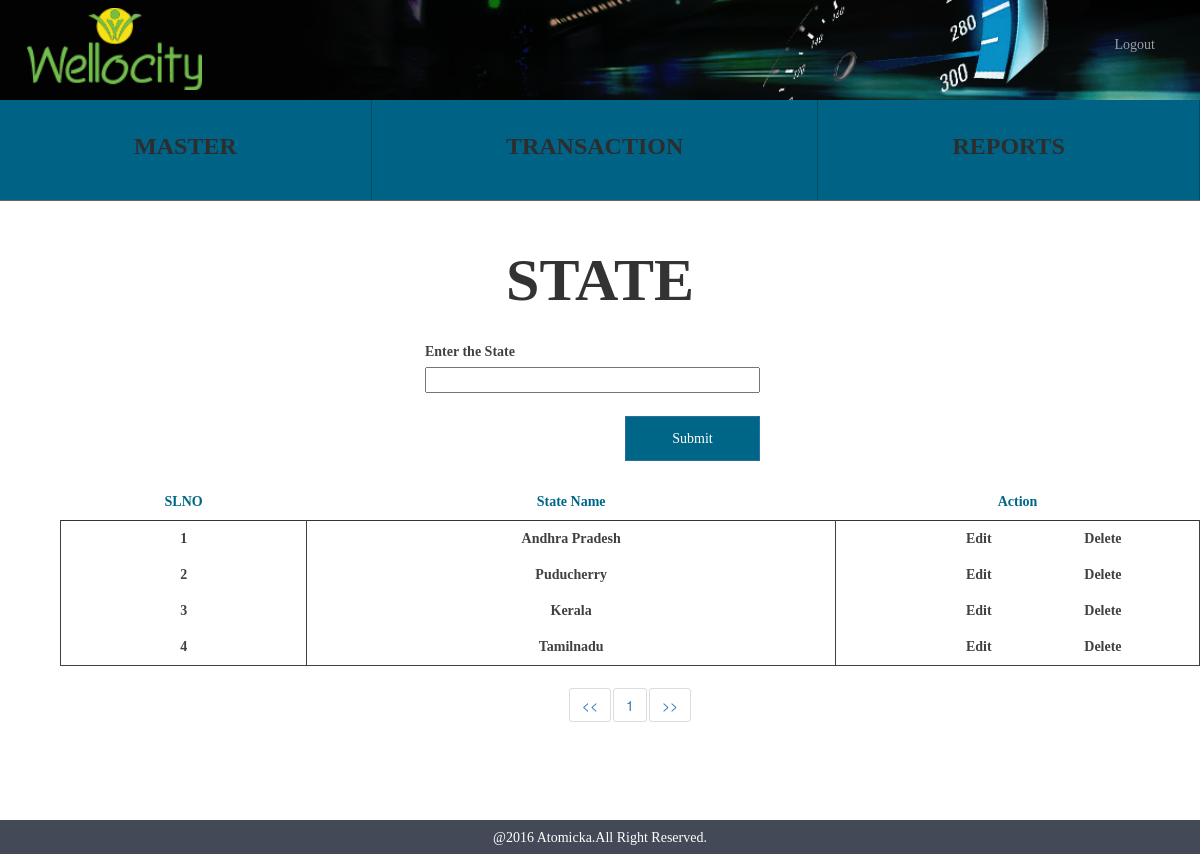
Page /state.php (signed in) on the committed database.
### tables this page shows
CREATE TABLE IF NOT EXISTS `wc_states` (
  `states_id` int(10) NOT NULL AUTO_INCREMENT,
  `states_name` varchar(150) NOT NULL,
  `states_status` tinyint(1) NOT NULL,
  `states_createddate` timestamp NOT NULL DEFAULT CURRENT_TIMESTAMP,
  PRIMARY KEY (`states_id`)
);

### functions/states_function.php (called while the page is built, shortened)
<?php
 	class statesFunction {
		public function statesSelect(){
			$res = mysql_query("select * from wc_states where states_status='1' ORDER BY states_id DESC")or die(mysql_error());
			return $res;
		}
	}
?>

### state.php (the view, shortened to what this page needs)
<?php require_once "session.php";
	  require_once 'header.php';
	  require_once 'functions/states_function.php';
	  $statesFunction = new statesFunction();
?>
		<div class="container align_center align_height">
			<span class="sports">STATE</span>
		</div>
		<div class="container align_margin">
			<div class="col-md-8">
				<div class="col-md-6"></div>
				<div class="col-md-6 align_margin">
					<form name="states_form" id="state_form">
						<div class="align_margin">
							<label>Enter the State</label><br>
							<input type="text" class="statesname" name="states_name" data-validation-error-msg="Please Enter the State" data-validation="required">
						</div>
						<input type="submit" class="btn btn-primary align_right clear add_states_act" name="states" value="Submit">
					</form>
				</div>
				<div class="container  table-position">
				  <table class="table state_table">
				    <thead>
				      <tr class="row_color">
				        <th class="align_center">SLNO</th>
				        <th class="align_center">State Name</th>
				        <th class="align_center">Action</th>
				      </tr>
				    </thead>
				    <tbody>
				     <?php
                        $query = $statesFunction->statesSelect();
                        $i=1;
                        while ($row = mysql_fetch_array($query)) {
                            ?>
                            <tr class="align_center delete_color">
						        <td class="t_s_id"><?php echo  $i;?></td>
						        <td class="t_states_name"><?php echo $row['states_name']; ?></td>
						        <td>
						        	<span class="edit_state" onclick="editfunction(<?php echo $row['states_id'] ?>)">Edit</span>
						        	<span class="delete_state" data-value="<?php echo $row['states_id'] ?>">Delete</span>
						        </td>
					        </tr>
                     <?php $i++;  } ?>
				    </tbody>
				  </table>
				</div>
			</div>
		</div>
<?php require_once "footer.php" ?>

### css/style.css (style rules this page uses)
.align_center { text-align: center; }
.align_right { float: right; }
.sports { font-size: 60px; font-weight: bold; position: relative; font-family: Montserrat; }
.statesname,.sportsname,.edit_states_name { width: 100%; }
.align_margin { margin-bottom:23px; }
.align_height { line-height: 2; }
.row_color { color: #006687; font-family: Montserrat; }
.delete_color { color: #414141; font-weight: bold; font-family: Montserrat; }
.clear { background-color: #006687 !important; color: #fff !important; height: 45px; width: 135px; border-radius: 0 !important; font-weight: bold; font-family: Montserrat; margin-right: 0px; }
.table > thead > tr > th, .table > tbody > tr > th, .table > tfoot > tr > th, .table > thead > tr > td, .table > tbody > tr > td, .table > tfoot > tr > td { border-top: 0 !important; }
.table > thead > tr > th { border-bottom: 1px !important; }
.table > tbody { border:1px solid !important; }
.table > tbody td { border:1px solid; border-bottom: 0 !important }
.table > thead { border-bottom: 1px solid; }
.table > tbody tr:last-child { border-bottom: 1px solid !important; }
.edit_state,.edit_district { cursor: pointer; position: relative; right: 20px; }
.delete_state,.delete_district { cursor: pointer; float: right; position: relative; right: 20%; }
label { color: #414141 !important; font-family: Montserrat; }
button, input, optgroup, select, textarea { font-family: Montserrat !important; }

### rows in the picture
wc_states: states_name "Andhra Pradesh", $row['states_id'] 4 (drawn)
wc_states: states_name "Puducherry", $row['states_id'] 3 (drawn)
wc_states: states_name "Kerala", $row['states_id'] 2 (drawn)
wc_states: states_name "Tamilnadu", $row['states_id'] 1 (drawn)
